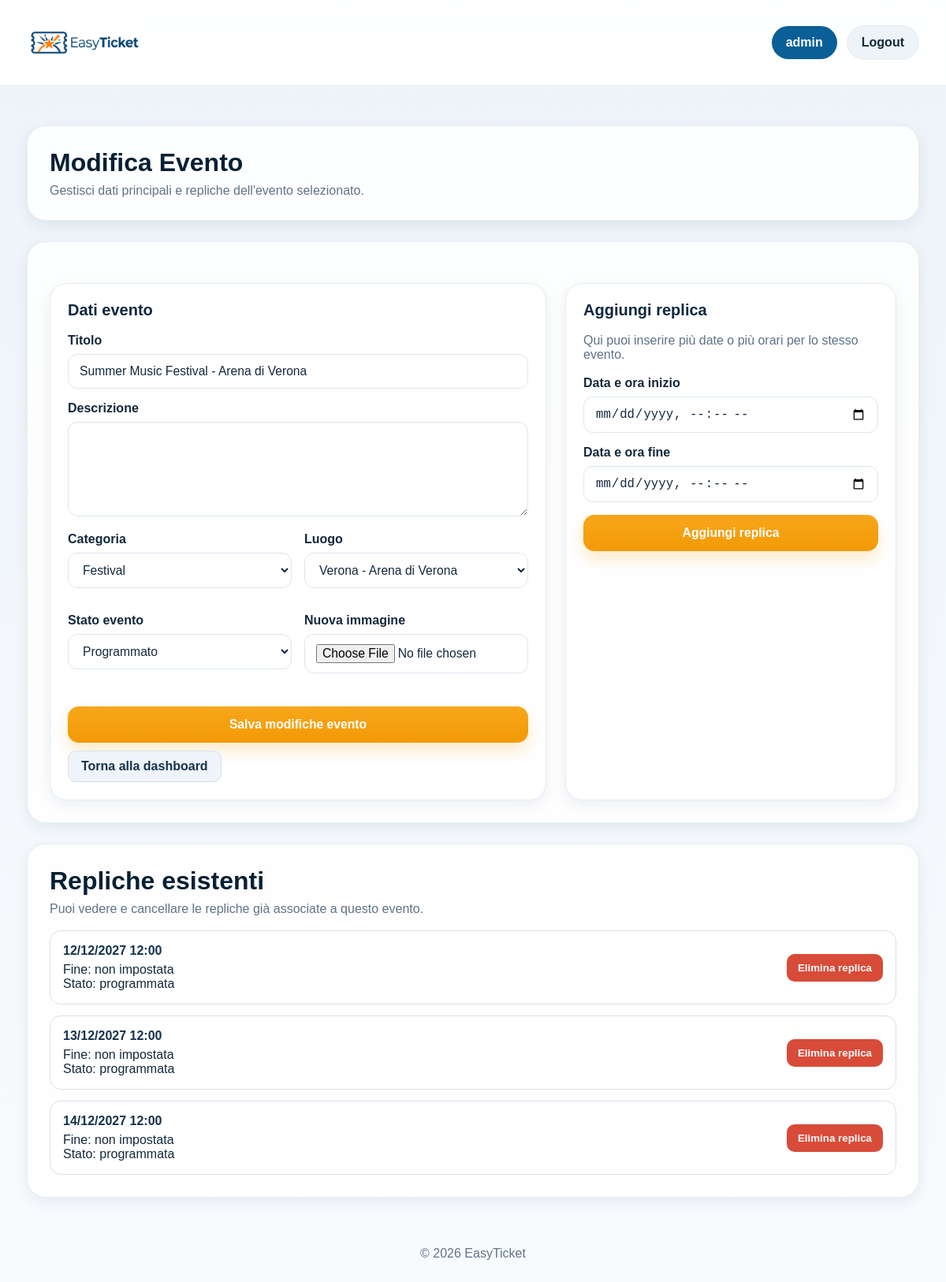
Screenshot of /modifica_evento.php?id=1 (signed in) with the database file from the repository.
### tables this page shows
CREATE TABLE `evento` (
  `id` int NOT NULL,
  `titolo` varchar(120) NOT NULL,
  `descrizione` text,
  `id_categoria` int NOT NULL,
  `id_luogo` int NOT NULL,
  `immagine` varchar(255) DEFAULT NULL,
  `stato` enum('programmato','annullato','completato') NOT NULL DEFAULT 'programmato'
);

CREATE TABLE `categoria` (
  `id` int NOT NULL,
  `nome` varchar(50) NOT NULL,
  `descrizione` varchar(255) DEFAULT NULL
);

CREATE TABLE `luogo` (
  `id` int NOT NULL,
  `nome` varchar(100) NOT NULL,
  `tipo` varchar(50) NOT NULL,
  `citta` varchar(100) NOT NULL,
  `indirizzo` varchar(150) DEFAULT NULL,
  `capienza` int NOT NULL
);

CREATE TABLE `replica_evento` (
  `id` int NOT NULL,
  `id_evento` int NOT NULL,
  `data_ora_inizio` datetime NOT NULL,
  `data_ora_fine` datetime DEFAULT NULL,
  `stato` enum('programmata','annullata','completata') NOT NULL DEFAULT 'programmata'
);

### init.php (called while the page is built, shortened)
<?php
function esc($value) {
    return htmlspecialchars((string)$value, ENT_QUOTES, 'UTF-8');
}
?>

### modifica_evento.php (the view, shortened to what this page needs)
<?php
require_once 'init.php';
$id_evento = (int)($_GET['id'] ?? 0);
$categorie = $pdo->query('SELECT id, nome FROM categoria ORDER BY nome ASC')->fetchAll();
$luoghi = $pdo->query('SELECT id, nome, citta FROM luogo ORDER BY citta, nome ASC')->fetchAll();
$stmt = $pdo->prepare('SELECT * FROM evento WHERE id = ? LIMIT 1');
$stmt->execute([$id_evento]);
$evento = $stmt->fetch();
$stmt = $pdo->prepare('SELECT id, data_ora_inizio, data_ora_fine, stato FROM replica_evento WHERE id_evento = ? ORDER BY data_ora_inizio ASC');
$stmt->execute([$id_evento]);
$repliche = $stmt->fetchAll();
?>
<!DOCTYPE html>
<html lang="it">
<head>
    <link rel="stylesheet" href="css/style1.css?v=70">
</head>
<body>
<header class="site-header">
    <div class="header-inner">
        <a href="home.php" class="brand">
            <img src="img/logo_sito.png" alt="Logo EasyTicket">
        </a>
        <nav class="user-nav">
            <a href="admin_dashboard.php" class="user-pill primary-pill">admin</a>
            <a href="logout.php" class="user-pill secondary-pill">Logout</a>
        </nav>
    </div>
</header>
<main class="page-shell">
    <section class="section-block">
        <div class="section-heading">
            <h2>Modifica Evento</h2>
            <p>Gestisci dati principali e repliche dell'evento selezionato.</p>
        </div>
    </section>
    <section class="section-block">
        <div class="admin-grid">
            <div class="admin-card">
                <h3>Dati evento</h3>
                <form method="post" enctype="multipart/form-data" style="margin-top:16px;">
                    <div class="admin-form-group">
                        <label for="titolo">Titolo</label>
                        <input type="text" id="titolo" name="titolo" value="<?php echo esc($evento['titolo']); ?>" required>
                    </div>
                    <div class="admin-form-group">
                        <label for="descrizione">Descrizione</label>
                        <textarea id="descrizione" name="descrizione" rows="5"><?php echo esc($evento['descrizione'] ?? ''); ?></textarea>
                    </div>
                    <div class="mini-grid">
                        <div class="admin-form-group">
                            <label for="id_categoria">Categoria</label>
                            <select id="id_categoria" name="id_categoria" required>
                                <?php foreach ($categorie as $categoria): ?>
                                    <option value="<?php echo (int)$categoria['id']; ?>" <?php echo ((int)$evento['id_categoria'] === (int)$categoria['id']) ? 'selected' : ''; ?>>
                                        <?php echo esc($categoria['nome']); ?>
                                    </option>
                                <?php endforeach; ?>
                            </select>
                        </div>
                        <div class="admin-form-group">
                            <label for="id_luogo">Luogo</label>
                            <select id="id_luogo" name="id_luogo" required>
                                <?php foreach ($luoghi as $luogo): ?>
                                    <option value="<?php echo (int)$luogo['id']; ?>" <?php echo ((int)$evento['id_luogo'] === (int)$luogo['id']) ? 'selected' : ''; ?>>
                                        <?php echo esc($luogo['citta'] . ' - ' . $luogo['nome']); ?>
                                    </option>
                                <?php endforeach; ?>
                            </select>
                        </div>
                        <div class="admin-form-group">
                            <label for="stato">Stato evento</label>
                            <select id="stato" name="stato">
                                <option value="programmato" <?php echo (($evento['stato'] ?? '') === 'programmato') ? 'selected' : ''; ?>>Programmato</option>
                            </select>
                        </div>
                        <div class="admin-form-group">
                            <label for="immagine">Nuova immagine</label>
                            <input type="file" id="immagine" name="immagine" accept=".jpg,.jpeg,.png,.webp">
                        </div>
                    </div>
                    <div style="margin-top:18px; display:flex; gap:10px; flex-wrap:wrap;">
                        <button type="submit" class="admin-submit">Salva modifiche evento</button>
                        <a href="admin_dashboard.php" class="secondary-btn">Torna alla dashboard</a>
                    </div>
                </form>
            </div>
            <div class="admin-card">
                <h3>Aggiungi replica</h3>
                <p style="margin-top:6px; color:#5c7389;">Qui puoi inserire più date o più orari per lo stesso evento.</p>
                <form method="post" style="margin-top:18px;">
                    <div class="admin-form-group">
                        <label for="data_ora_inizio">Data e ora inizio</label>
                        <input type="datetime-local" id="data_ora_inizio" name="data_ora_inizio" required>
                    </div>
                    <div class="admin-form-group">
                        <label for="data_ora_fine">Data e ora fine</label>
                        <input type="datetime-local" id="data_ora_fine" name="data_ora_fine">
                    </div>
                    <button type="submit" class="admin-submit">Aggiungi replica</button>
                </form>
            </div>
        </div>
    </section>
    <section class="section-block">
        <div class="section-heading">
            <h2>Repliche esistenti</h2>
            <p>Puoi vedere e cancellare le repliche già associate a questo evento.</p>
        </div>
        <?php if (empty($repliche)): ?>
            <div class="empty-state">
                <h3>Nessuna replica presente</h3>
                <p>Aggiungi almeno una replica per permettere la scelta di data e orario.</p>
            </div>
        <?php else: ?>
            <div class="replica-list">
                <?php foreach ($repliche as $replica): ?>
                    <div class="replica-item">
                        <div class="replica-meta">
                            <strong><?php echo esc(date('d/m/Y H:i', strtotime($replica['data_ora_inizio']))); ?></strong>
                            <div>Fine: <?php echo !empty($replica['data_ora_fine']) ? esc(date('d/m/Y H:i', strtotime($replica['data_ora_fine']))) : 'non impostata'; ?></div>
                            <div>Stato: <?php echo esc($replica['stato']); ?></div>
                        </div>
                        <form method="post" onsubmit="return confirm('Vuoi eliminare questa replica?');">
                            <button type="submit" class="danger-btn">Elimina replica</button>
                        </form>
                    </div>
                <?php endforeach; ?>
            </div>
        <?php endif; ?>
    </section>
</main>
<footer class="site-footer">
    <p>&copy; 2026 EasyTicket</p>
</footer>
</body>
</html>

### css/style1.css (style rules this page uses)
:root { --color-primary: #0b5f97; --color-primary-dark: #084c79; --color-primary-hover: #084c79; --color-accent: #f39a05; --color-accent-dark: #d98500; --color-bg: #ffffff; --color-surface: #ffffff; --color-surface-soft: #f8fbfe; --color-text: #13293d; --color-text-muted: #607487; --color-border: #e4edf4; --shadow-sm: 0 6px 18px rgba(10, 52, 84, 0.08); --shadow-md: 0 16px 40px rgba(10, 52, 84, 0.14); --radius-sm: 10px; --radius-md: 18px; --radius-lg: 24px; }
* { box-sizing: border-box; }
html { scroll-behavior: smooth; }
body { margin: 0; padding: 0; font-family: Arial, sans-serif; background: linear-gradient(180deg, #edf3f8 0%, #f8fbfe 100%); color: var(--color-text); overflow: auto; }
.site-header { position: sticky; top: 0; z-index: 100; background: rgba(255, 255, 255, 0.95); backdrop-filter: blur(10px); border-bottom: 1px solid var(--color-border); }
.header-inner { max-width: 1180px; margin: 0 auto; padding: 14px 24px; display: flex; align-items: center; justify-content: space-between; gap: 20px; }
.brand img { height: 80px; width: auto; display: block; }
.user-nav { display: flex; align-items: center; gap: 12px; flex-wrap: wrap; }
.user-pill { text-decoration: none; padding: 12px 18px; border-radius: 999px; font-weight: 700; transition: 0.2s ease; }
.primary-pill { background: var(--color-primary); color: #fff; }
.secondary-pill { background: #eef3f8; color: var(--color-text); border: 1px solid var(--color-border); }
.site-footer { text-align: center; padding: 22px; color: var(--color-text-muted); }
.page-shell { max-width: 1180px; margin: 0 auto; padding: 24px; }
.section-block { margin-top: 26px; background: rgba(255, 255, 255, 0.9); border: 1px solid var(--color-border); border-radius: var(--radius-lg); padding: 28px; box-shadow: var(--shadow-sm); }
.section-heading h2 { margin: 0; font-size: 2rem; color: #081f34; }
.section-heading p { margin: 8px 0 0; color: var(--color-text-muted); }
.admin-grid { margin-top: 24px; display: grid; grid-template-columns: minmax(0, 1.2fr) minmax(0, 0.8fr); gap: 24px; }
.admin-card { background: var(--color-surface); border: 1px solid var(--color-border); border-radius: 22px; padding: 22px; box-shadow: var(--shadow-sm); }
.admin-card h3 { margin: 0 0 18px; font-size: 1.25rem; color: #0c2840; }
.admin-form-group { margin-bottom: 16px; }
.admin-form-group label { display: block; margin-bottom: 8px; font-weight: 700; color: var(--color-text); }
.admin-card input[type="text"], .admin-card input[type="datetime-local"], .admin-card input[type="file"], .admin-card input[type="number"], .admin-card select, .admin-card textarea { width: 100%; padding: 12px 14px; border-radius: 12px; border: 1px solid #dce7f0; background: #fff; color: var(--color-text); font-size: 0.98rem; outline: none; transition: border-color 0.2s ease, box-shadow 0.2s ease; }
.admin-card textarea { min-height: 120px; resize: vertical; }
.admin-submit, .admin-delete { width: 100%; border: none; border-radius: 14px; padding: 14px 18px; font-weight: 700; font-size: 0.98rem; cursor: pointer; transition: transform 0.2s ease, opacity 0.2s ease, background 0.2s ease; }
.admin-submit { background: linear-gradient(180deg, #f7a61b 0%, var(--color-accent) 100%); color: #fff; box-shadow: 0 10px 20px rgba(243, 154, 5, 0.22); }

### modifica_evento.php (style rules this page uses)
.mini-grid { display:grid; grid-template-columns:repeat(auto-fit,minmax(220px,1fr)); gap:16px; }
.replica-list { display:grid; gap:14px; margin-top:18px; }
.replica-item { border:1px solid #d9e0e8; border-radius:14px; padding:16px; background:#fff; display:flex; justify-content:space-between; gap:16px; align-items:center; flex-wrap:wrap; }
.replica-meta strong { color:#17324d; display:block; margin-bottom:6px; }
.danger-btn { background:#d84b38; color:#fff; border:none; border-radius:10px; padding:10px 14px; font-weight:700; cursor:pointer; }
.secondary-btn { background:#eef4fa; color:#17324d; border:1px solid #d9e0e8; border-radius:10px; padding:10px 16px; cursor:pointer; font-weight:700; text-decoration:none; display:inline-flex; align-items:center; }

### rows the page displays
evento: titolo "Summer Music Festival - Arena di Verona", id_categoria "Festival", id_luogo "Verona - Arena di Verona", stato "Programmato"
replica_evento: data_ora_inizio "12/12/2027 12:00", shows "non impostata", stato "programmata"
replica_evento: data_ora_inizio "13/12/2027 12:00", shows "non impostata", stato "programmata"
replica_evento: data_ora_inizio "14/12/2027 12:00", shows "non impostata", stato "programmata"
